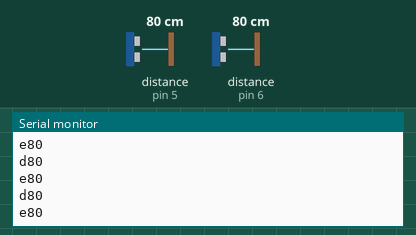
Simulated run of this sketch. Board: Arduino Uno, built with avr-gcc and run on an emulated ATmega328P. On the bench: the last lines printed to the serial monitor. Wiring (inferred from the names in the program): 2 × ultrasonic range finder: trigger pin 4, echo pin 5 / trigger pin 7, echo pin 6. The test bench sets the inputs (shaded band); at power-on: distance to the obstacle (sensors on pin 5, pin 6) 80 cm. The echo pulse lasts 58.3 µs per cm.

Above: at 1.2 s.
1.3 s: distance to the obstacle (sensor on pin 5) set to 2 cm
At 1.44 s:
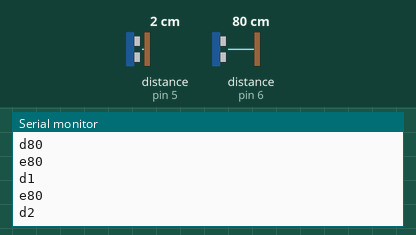
2.8 s: distance to the obstacle (sensor on pin 6) set to 2 cm
At 2.82 s:
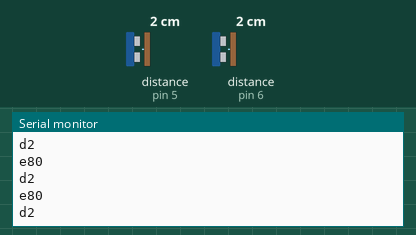
4.3 s: distance to the obstacle (sensor on pin 5) set to 4 cm
At 4.34 s:
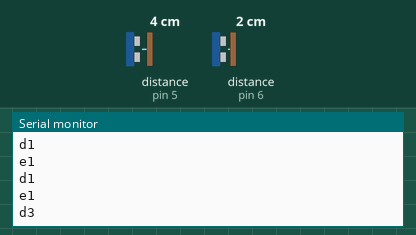
5.8 s: distance to the obstacle (sensor on pin 6) set to 4 cm
At 5.87 s:
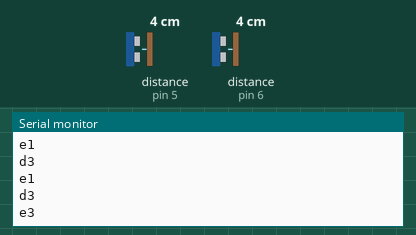
Timing chart, 0 to 8.3 s (numbered marks = the images above; inputs shaded):
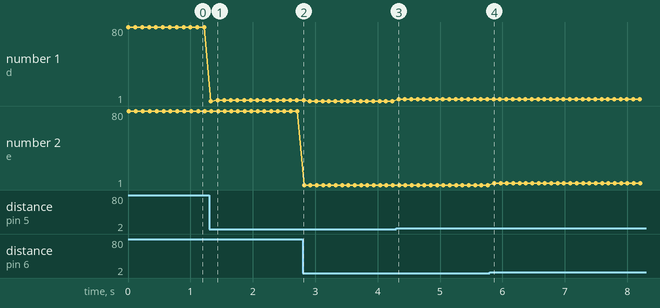

The sketch:

Arduino_pong.ino
```cpp
int trigPin1 = 7;
int echoPin1 = 6;
int trigPin2 = 4;
int echoPin2 = 5;

long duracao1, duracao2;

void setup() {
  Serial.begin(4800);
  pinMode(trigPin1, OUTPUT);
  pinMode(echoPin1, INPUT);
  pinMode(trigPin2, OUTPUT);
  pinMode(echoPin2, INPUT);
  digitalWrite(trigPin1, LOW);
  digitalWrite(trigPin2, LOW);
}

void loop() {

//Sensor da Direita
  digitalWrite(trigPin2, HIGH);
  delayMicroseconds(10);
  digitalWrite(trigPin2, LOW);

  duracao2 = pulseIn(echoPin2, HIGH);

  long distancia2 = duracao2/58;

  Serial.print("d");
  Serial.println(distancia2);
//---------------------------------

//Sensor da Esquerda
  digitalWrite(trigPin1, HIGH);
  delayMicroseconds(10);
  digitalWrite(trigPin1, LOW);

  duracao1 = pulseIn(echoPin1, HIGH);

  long distancia1 = duracao1/58;

  Serial.print("e");
  Serial.println(distancia1);

//---------------------------------
  delay(100);
}
```

Measured:
- after the input at 1.3 s, the serial monitor: prints a new line at once (image 1)
- after the input at 4.3 s, the serial monitor: prints a new line at once (image 3)
- after the input at 5.8 s, the serial monitor: prints a new line after 0.07 s (image 4)
- plotted number 1: 80 → 2 after the input at 1.3 s, 1 → 3 after the input at 4.3 s
